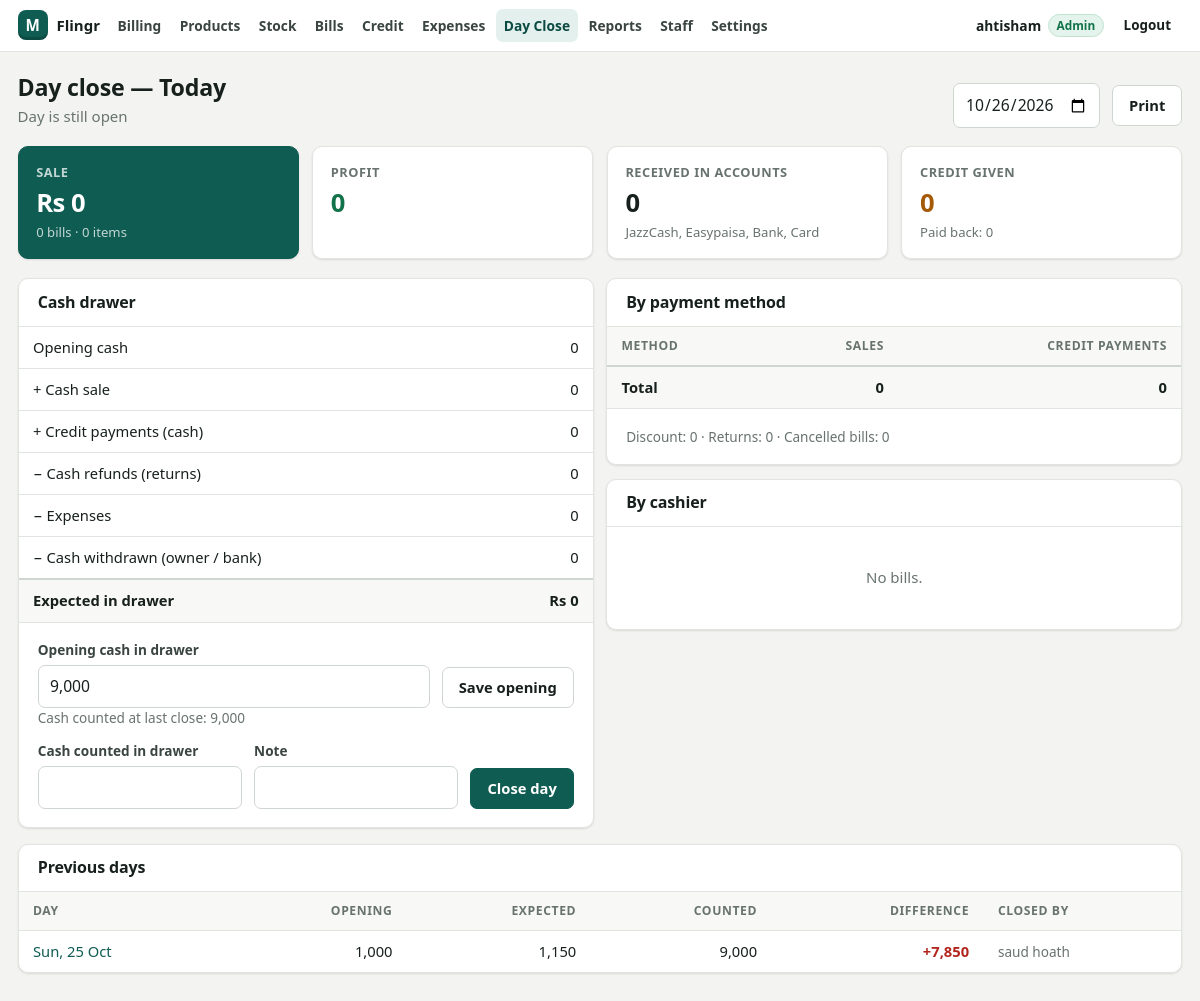
The page /hisaab.php (signed in) on the database as committed earlier.
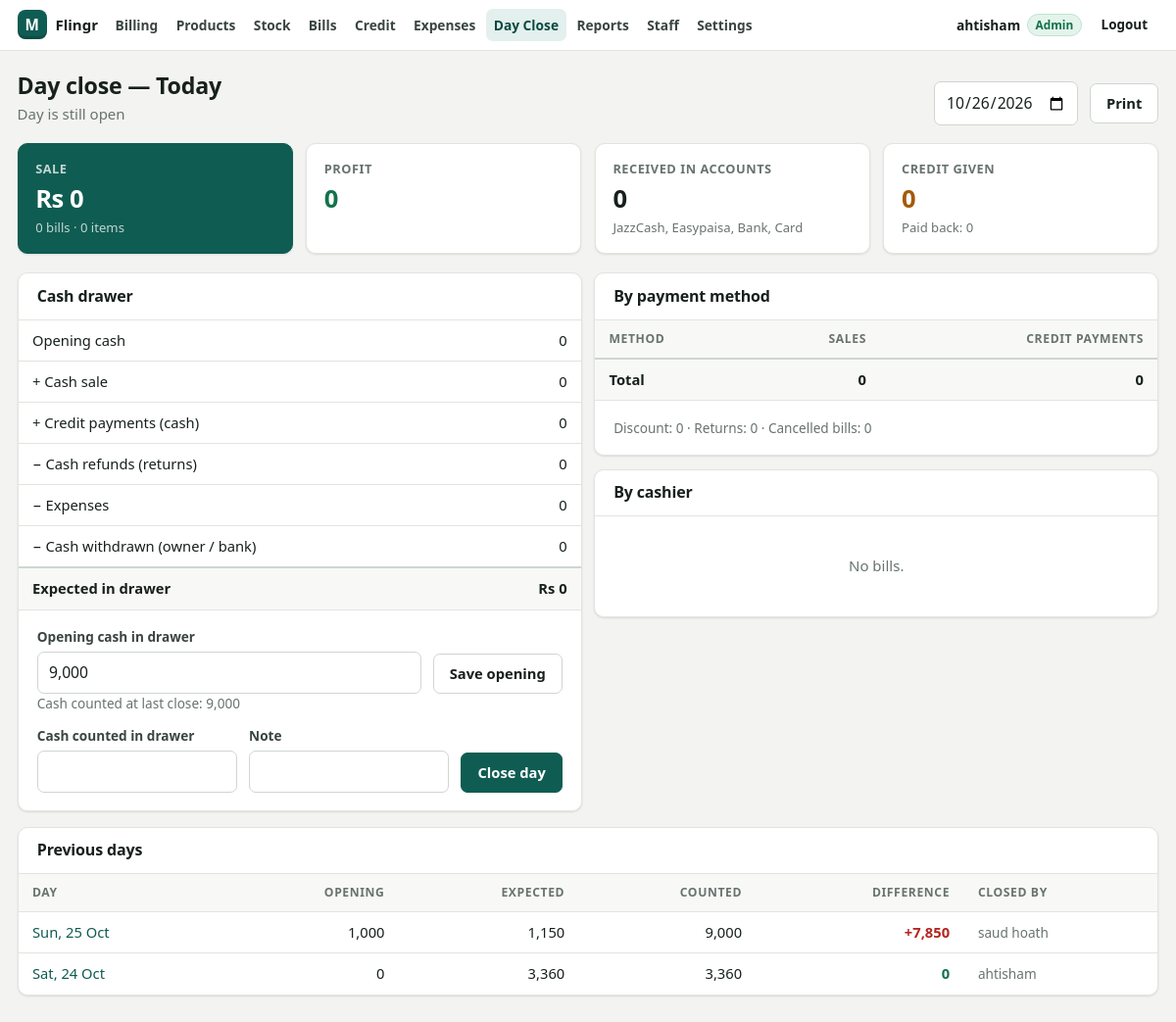
The same page on the database as committed later.
### tables this page shows
CREATE TABLE IF NOT EXISTS day_closes (
                id INT UNSIGNED NOT NULL AUTO_INCREMENT PRIMARY KEY,
                day DATE NOT NULL,
                opening_cash DECIMAL(12,2) NOT NULL DEFAULT 0,
                status VARCHAR(10) NOT NULL DEFAULT 'open',
                expected DECIMAL(12,2) NULL,
                counted DECIMAL(12,2) NULL,
                diff DECIMAL(12,2) NULL,
                note VARCHAR(190) NULL,
                opened_by INT UNSIGNED NULL,
                closed_by INT UNSIGNED NULL,
                closed_at DATETIME NULL,
                created_at DATETIME NOT NULL
            );

CREATE TABLE IF NOT EXISTS users (
        id INT UNSIGNED NOT NULL AUTO_INCREMENT PRIMARY KEY,
        username VARCHAR(60) NOT NULL,
        password_hash VARCHAR(255) NOT NULL,
        created_at DATETIME NOT NULL
    );

### inc/helpers.php (called while the page is built, shortened)
<?php
function e($v): string
{
    return htmlspecialchars((string)($v ?? ''), ENT_QUOTES, 'UTF-8');
}
function r2($n): float
{
    return round((float)$n, 2);
}
function money($n): string
{
    $n = (float)$n;
    $dec = (abs($n - round($n)) < 0.005) ? 0 : 2;
    return number_format($n, $dec);
}
function setting(string $key, ?string $default = null): ?string
{
    global $SETTINGS_CACHE;
    if ($SETTINGS_CACHE === null) {
        $SETTINGS_CACHE = [];
        try {
            foreach (db()->query('SELECT k, v FROM settings') as $row) {
                $SETTINGS_CACHE[$row['k']] = $row['v'];
            }
        } catch (Throwable $e) {
        }
    }
    return $SETTINGS_CACHE[$key] ?? $default;
}
function day_start_hour(): int
{
    $h = setting('day_start_hour', '6');
    return max(0, min(12, (int)$h));
}
function business_day(?string $ts = null): string
{
    $t = $ts === null ? time() : strtotime($ts);
    return date('Y-m-d', $t - day_start_hour() * 3600);
}
function bday_range(string $from, ?string $to = null): array
{
    $h = day_start_hour();
    $to = $to ?? $from;
    $start = date('Y-m-d H:i:s', strtotime($from . ' 00:00:00') + $h * 3600);
    $end = date('Y-m-d H:i:s', strtotime($to . ' 00:00:00') + 86400 + $h * 3600 - 1);
    return [$start, $end];
}
function bday_label(string $day): string
{
    $today = business_day();
    if ($day === $today) {
        return 'Today';
    }
    return date('D, d M Y', strtotime($day));
}

### inc/db.php (called while the page is built, shortened)
<?php
function db(?array $override = null): PDO
{
    static $pdo = null;
    if ($pdo === null) {
        global $CONFIG;
        $pdo = make_pdo($CONFIG['db']);
    }
    return $pdo;
}
function make_pdo(array $c): PDO
{
    $opts = [
        PDO::ATTR_ERRMODE            => PDO::ERRMODE_EXCEPTION,
        PDO::ATTR_DEFAULT_FETCH_MODE => PDO::FETCH_ASSOC,
        PDO::ATTR_EMULATE_PREPARES   => false,
    ];
    $dsn = sprintf('mysql:host=%s;port=%d;dbname=%s;charset=utf8mb4',
        $c['host'] ?? 'localhost', (int)($c['port'] ?? 3306), $c['name']);
    $pdo = new PDO($dsn, $c['user'], $c['pass'], $opts);
    $pdo->exec("SET time_zone = '" . date('P') . "'");
    return $pdo;
}
function q(string $sql, array $params = []): array
{
    $st = db()->prepare($sql);
    $st->execute($params);
    return $st->fetchAll();
}
function q1(string $sql, array $params = []): ?array
{
    $st = db()->prepare($sql);
    $st->execute($params);
    $row = $st->fetch();
    return $row === false ? null : $row;
}
function qv(string $sql, array $params = [])
{
    $st = db()->prepare($sql);
    $st->execute($params);
    $v = $st->fetchColumn();
    return $v === false ? null : $v;
}
function run_migrations(?PDO $pdo = null): void
{
    $pdo = $pdo ?? db();
    $cur = $pdo->query("SELECT v FROM settings WHERE k = 'schema_version'")->fetchColumn();
    $cur = $cur === false ? 1 : (int)$cur;
    if ($cur >= SCHEMA_VERSION) {
        return;
    }
    $SETTINGS_CACHE = null;
}

### inc/auth.php (called while the page is built, shortened)
<?php
function current_user(): ?array
{
    static $user = false;
    if ($user !== false) {
        return $user;
    }
    $id = $_SESSION['user']['id'] ?? null;
    $row = q1('SELECT id, username, full_name, role, active, pin_hash FROM users WHERE id = ?', [(int)$id]);
    $user = [
        'id' => (int)$row['id'],
        'username' => $row['username'],
        'name' => $row['full_name'] ?: $row['username'],
        'role' => $row['role'] === 'staff' ? 'staff' : 'admin',
        'has_pin' => !empty($row['pin_hash']),
    ];
    return $user;
}
function is_admin(): bool
{
    return (current_user()['role'] ?? '') === 'admin';
}
function require_login(): void
{
    if (current_user()) {
        return;
    }
}
function require_perm(string $perm): void
{
    require_login();
}

### inc/hisaab_lib.php (called while the page is built, shortened)
<?php
function hisaab_compute(string $day): array
{
    [$a, $b] = bday_range($day);
    $pay = array_fill_keys(array_keys(PAY_METHODS), 0.0);
    foreach (q("SELECT p.method, SUM(p.amount) AS t FROM sale_payments p JOIN sales s ON s.id = p.sale_id
                WHERE s.status = 'completed' AND s.created_at BETWEEN ? AND ? GROUP BY p.method", [$a, $b]) as $r) {
        $pay[$r['method']] = r2($r['t']);
    }
    $sales = q1("SELECT COUNT(*) AS bills, COALESCE(SUM(total),0) AS gross, COALESCE(SUM(discount),0) AS disc,
                        COALESCE(SUM(items_count),0) AS line_count
                 FROM sales WHERE status = 'completed' AND created_at BETWEEN ? AND ?", [$a, $b]);
    $cancelled = (int)qv("SELECT COUNT(*) FROM sales WHERE status = 'cancelled' AND created_at BETWEEN ? AND ?", [$a, $b]);
    $itemsSold = (float)qv("SELECT COALESCE(SUM(CASE WHEN i.unit IN ('kg','ltr','m') THEN 1 ELSE i.qty END),0)
                            FROM sale_items i JOIN sales s ON s.id = i.sale_id WHERE s.status = 'completed' AND s.created_at BETWEEN ? AND ?", [$a, $b]);
    $udhaarIn = array_fill_keys(array_keys(PAY_METHODS), 0.0);
    foreach (q("SELECT method, SUM(-amount) AS t FROM customer_ledger WHERE type = 'payment' AND created_at BETWEEN ? AND ? GROUP BY method", [$a, $b]) as $r) {
        if (isset($udhaarIn[$r['method']])) {
            $udhaarIn[$r['method']] = r2($r['t']);
        }
    }
    $moves = ['expense' => 0.0, 'withdraw' => 0.0, 'refund' => 0.0];
    foreach (q('SELECT type, SUM(amount) AS t FROM cash_moves WHERE deleted_at IS NULL AND created_at BETWEEN ? AND ? GROUP BY type', [$a, $b]) as $r) {
        $moves[$r['type']] = r2($r['t']);
    }
    $returns = q1('SELECT COALESCE(SUM(amount),0) AS amount, COALESCE(SUM(cost_amount),0) AS cost FROM returns WHERE created_at BETWEEN ? AND ?', [$a, $b]);
    $cost = (float)qv("SELECT COALESCE(SUM(i.qty * i.cost),0) FROM sale_items i JOIN sales s ON s.id = i.sale_id
                       WHERE s.status = 'completed' AND s.created_at BETWEEN ? AND ?", [$a, $b]);
    $close = q1('SELECT * FROM day_closes WHERE day = ?', [$day]);
    $opening = $close ? (float)$close['opening_cash'] : 0.0;
    $expected = r2($opening + $pay['cash'] + $udhaarIn['cash'] - $moves['refund'] - $moves['expense'] - $moves['withdraw']);
    $net = r2((float)$sales['gross'] - (float)$returns['amount']);
    $profit = r2($net - ($cost - (float)$returns['cost']));
    $cashiers = q("SELECT s.user_id, COALESCE(MAX(s.cashier), '-') AS cashier, COUNT(*) AS bills, SUM(s.total) AS total,
                          COALESCE(SUM((SELECT SUM(p.amount) FROM sale_payments p WHERE p.sale_id = s.id AND p.method = 'cash')),0) AS cash,
                          COALESCE(SUM((SELECT SUM(p.amount) FROM sale_payments p WHERE p.sale_id = s.id AND p.method = 'udhaar')),0) AS udhaar
                   FROM sales s WHERE s.status = 'completed' AND s.created_at BETWEEN ? AND ?
                   GROUP BY s.user_id ORDER BY total DESC", [$a, $b]);
    return [
        'day' => $day,
        'opening' => $opening,
        'pay' => $pay,
        'digital' => r2($pay['jazzcash'] + $pay['easypaisa'] + $pay['bank'] + $pay['card']),
        'bills' => (int)$sales['bills'],
        'gross' => r2($sales['gross']),
        'discount' => r2($sales['disc']),
        'cancelled' => $cancelled,
        'items' => $itemsSold,
        'udhaar_in' => $udhaarIn,
        'udhaar_in_total' => r2(array_sum($udhaarIn)),
        'expense' => $moves['expense'],
        'withdraw' => $moves['withdraw'],
        'refund' => $moves['refund'],
        'returns' => r2($returns['amount']),
        'net' => $net,
        'profit' => $profit,
        'expected' => $expected,
        'close' => $close,
        'cashiers' => $cashiers,
    ];
}
function suggested_opening(string $day): ?float
{
    $prev = q1("SELECT counted FROM day_closes WHERE day < ? AND status = 'closed' AND counted IS NOT NULL ORDER BY day DESC LIMIT 1", [$day]);
    return $prev ? (float)$prev['counted'] : null;
}

### hisaab.php (the view, shortened to what the changed rows need)
<?php
require __DIR__ . '/inc/bootstrap.php';
require __DIR__ . '/inc/hisaab_lib.php';
require_perm('hisaab_close');
$admin = is_admin();
$today = business_day();
$day = $admin && preg_match('/^\d{4}-\d{2}-\d{2}$/', $_GET['day'] ?? '') ? $_GET['day'] : $today;
$h = hisaab_compute($day);
$close = $h['close'];
$closed = $close && $close['status'] === 'closed';
$suggest = suggested_opening($day);
$label = bday_label($day);
    ?>
    <?php
$history = q('SELECT d.*, u.full_name, u.username FROM day_closes d LEFT JOIN users u ON u.id = d.closed_by ORDER BY d.day DESC LIMIT 15');
layout_start('Day close', 'hisaab');
?>
<div class="page-head">
    <div>
        <h1>Day close — <?= e($label) ?></h1>
    </div>
</div>
<div class="grid-2" style="align-items:start">
    <div class="card">
        <div class="card-head"><h2>Cash drawer</h2></div>
        <div class="card-pad stack" style="border-top:1px solid var(--line)">
            <?php if (!$closed): ?>
            <form method="post" class="row" style="align-items:flex-end">
                <label class="field" style="flex:1">Opening cash in drawer <input name="amount" inputmode="decimal" required value="<?= $close ? e(money($close['opening_cash'])) : ($suggest !== null ? e(money($suggest)) : '') ?>"></label>
                <button class="btn" type="submit">Save opening</button>
            </form>
            <?php if ($suggest !== null): ?><p class="muted small" style="margin:0">Cash counted at last close: <?= money($suggest) ?></p><?php endif; ?>
            <?php endif; ?>
            <form method="post" class="row" style="align-items:flex-end" onsubmit="return confirm('Close the day?')">
                <label class="field" style="flex:1"><?= $closed ? 'Count again and re-close' : 'Cash counted in drawer' ?> <input name="amount" inputmode="decimal" required></label>
                <label class="field" style="flex:1">Note <input name="note" maxlength="190"></label>
                <button class="btn primary" type="submit"><?= $closed ? 'Re-close' : 'Close day' ?></button>
            </form>
        </div>
    </div>
    <div class="stack" style="margin:0">
        <div class="card">
            <div class="card-head"><h2>By payment method</h2></div>
            <table class="table">
                <thead><tr><th>Method</th><th class="num">Sales</th><th class="num">Credit payments</th></tr></thead>
            </table>
        </div>
        <div class="card">
            <div class="card-head"><h2>By cashier</h2></div>
        </div>
    </div>
</div>
<div class="card" style="margin-top:1rem">
    <div class="card-head"><h2>Previous days</h2></div>
    <?php if (!$history): ?><div class="empty">No days closed yet.</div><?php else: ?>
    <div class="table-wrap">
        <table class="table">
            <thead><tr><th>Day</th><th class="num">Opening</th><th class="num">Expected</th><th class="num">Counted</th><th class="num">Difference</th><th>Closed by</th></tr></thead>
            <?php foreach ($history as $d): $df = $d['diff'] !== null ? (float)$d['diff'] : null; ?>
                <tr>
                    <td><a href="hisaab.php?day=<?= e($d['day']) ?>"><?= e(date('D, d M', strtotime($d['day']))) ?></a></td>
                    <td class="num"><?= money($d['opening_cash']) ?></td>
                    <td class="num"><?= $d['expected'] !== null ? money($d['expected']) : '—' ?></td>
                    <td class="num"><?= $d['counted'] !== null ? money($d['counted']) : '—' ?></td>
                    <td class="num"><?php if ($df === null): ?><span class="badge">Open</span><?php else: ?><b style="color:<?= abs($df) < 0.5 ? 'var(--ok)' : 'var(--danger)' ?>"><?= ($df > 0 ? '+' : '') . money($df) ?></b><?php endif; ?></td>
                    <td class="small muted"><?= e($d['full_name'] ?: $d['username'] ?? '') ?></td>
                </tr>
            <?php endforeach; ?>
        </table>
    </div>
    <?php endif; ?>
</div>
<?php layout_end();

### inc/layout.php (shortened to what the changed rows need)
<?php
function nav_items(): array
{
    return [
        'billing'   => ['Billing', 'billing.php', 'M3 5h18v4H3zM5 9v10h14V9M9 13h6', 'billing'],
        'products'  => ['Products', 'products.php', 'M4 7l8-4 8 4-8 4-8-4zm0 0v10l8 4 8-4V7M12 11v10', 'admin'],
        'stock'     => ['Stock', 'stock.php', 'M4 20V10M10 20V4M16 20v-7M22 20H2', 'stock_in'],
        'sales'     => ['Bills', 'sales.php', 'M6 2h12v20l-3-2-3 2-3-2-3 2V2zM9 7h6M9 11h6M9 15h4', 'sales_own'],
        'customers' => ['Credit', 'customers.php', 'M16 21v-2a4 4 0 00-4-4H6a4 4 0 00-4 4v2M9 11a4 4 0 100-8 4 4 0 000 8zM19 8v6M22 11h-6', 'customers'],
        'expenses'  => ['Expenses', 'expenses.php', 'M3 7h18v12H3zM3 7l3-4h12l3 4M16 13h2', 'expense'],
        'hisaab'    => ['Day Close', 'hisaab.php', 'M5 3h14v18H5zM8 7h8M8 11h2M12 11h2M8 15h2M12 15h4', 'hisaab_close'],
        'reports'   => ['Reports', 'reports.php', 'M3 3v18h18M7 15l4-4 3 3 5-6', 'admin'],
        'users'     => ['Staff', 'users.php', 'M17 21v-2a4 4 0 00-4-4H5a4 4 0 00-4 4v2M9 11a4 4 0 100-8 4 4 0 000 8zM23 21v-2a4 4 0 00-3-3.9M16 3.1a4 4 0 010 7.8', 'admin'],
        'settings'  => ['Settings', 'settings.php', 'M12 15a3 3 0 100-6 3 3 0 000 6zM19.4 15a1.6 1.6 0 00.3 1.8l.1.1a2 2 0 11-2.8 2.8l-.1-.1a1.6 1.6 0 00-1.8-.3 1.6 1.6 0 00-1 1.5V21a2 2 0 11-4 0v-.1a1.6 1.6 0 00-1-1.5 1.6 1.6 0 00-1.8.3l-.1.1a2 2 0 11-2.8-2.8l.1-.1a1.6 1.6 0 00.3-1.8 1.6 1.6 0 00-1.5-1H3a2 2 0 110-4h.1a1.6 1.6 0 001.5-1 1.6 1.6 0 00-.3-1.8l-.1-.1a2 2 0 112.8-2.8l.1.1a1.6 1.6 0 001.8.3H9a1.6 1.6 0 001-1.5V3a2 2 0 114 0v.1a1.6 1.6 0 001 1.5 1.6 1.6 0 001.8-.3l.1-.1a2 2 0 112.8 2.8l-.1.1a1.6 1.6 0 00-.3 1.8V9a1.6 1.6 0 001.5 1H21a2 2 0 110 4h-.1a1.6 1.6 0 00-1.5 1z', 'login'],
    ];
}
function nav_allowed(string $perm): bool
{
    return $perm === 'login' ? (bool)current_user() : ($perm === 'admin' ? is_admin() : can($perm));
}
function icon(string $path, int $size = 20): string
{
    return '<svg width="' . $size . '" height="' . $size . '" viewBox="0 0 24 24" fill="none" stroke="currentColor" stroke-width="1.8" stroke-linecap="round" stroke-linejoin="round" aria-hidden="true"><path d="' . $path . '"/></svg>';
}
function layout_start(string $title, string $active = ''): void
{
    ?><!doctype html>
<html lang="en">
<head>
<link rel="stylesheet" href="assets/css/app.css?v=<?= APP_VERSION ?>">
</head>
<body class="admin">
<header class="topbar">
    <nav class="nav">
        <?php foreach (nav_items() as $key => [$label, $href, $ico, $perm]): if (!nav_allowed($perm)) continue; ?>
            <a href="<?= e($href) ?>" class="<?= $key === $active ? 'active' : '' ?>"><?= icon($ico, 18) ?><span><?= e($label) ?></span></a>
        <?php endforeach; ?>
    </nav>
</header>
<main class="page">
    <?php endforeach;
}
function layout_end(array $scripts = []): void
{
    ?>
</main>
</body>
</html>
<?php
}

Rows that differ between the two databases and show on the page:
added day_closes: day "Sat, 24 Oct", opening_cash "0", expected "3,360", counted "3,360", diff "0", users.full_name "ahtisham"
